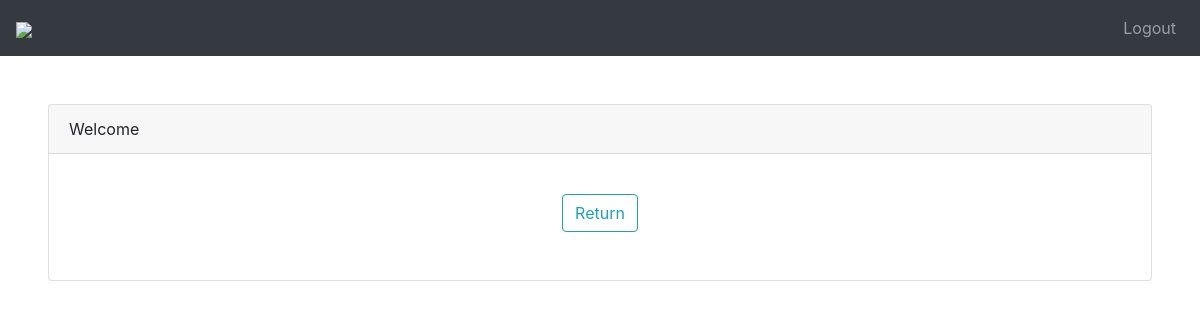
The page /message/2/ (signed in) on the database as committed earlier.
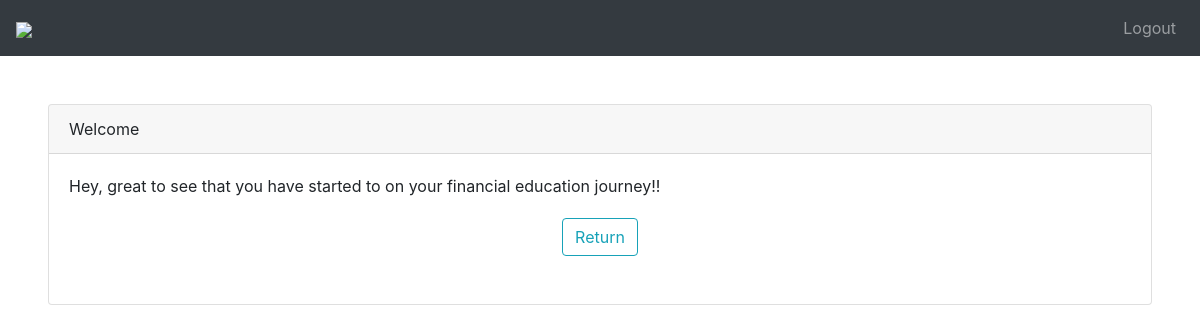
The same page on the database as committed later.
### app/models.py (models this page shows, shortened)
class MessageDescription(models.Model):
    tittle = models.CharField(max_length=75, blank=True)
    short_description = models.CharField(max_length=500, blank=True)
    description = models.TextField(max_length=5000, blank=True)

### app/views.py (the view)
# urls.py: path('message/<int:id>/', views.message,  name='message'),
@login_required
def message(request, id):
    message = MessageDescription.objects.get(pk = id)
    return render(request, 'message.html', {'message': message})

### app/templates/message.html (shortened to what this page needs)
{% extends "base.html" %}
{% block content %}
{% load widget_tweaks %}
<div class="card m-5">
    <div class="card-header">{{ message.tittle }}</div>
    <div class="card-body">
            {{ message.description }}
        </div>
        <div class="mb-5">
                <center>
                    <a href="{% url 'dashboard' %}" class="btn btn-outline-info">Return</a>
                </center>
            </div>
</div>
{% endblock %}

Rows that differ between the two databases and show on the page:
changed MessageDescription "Welcome": description (not shown) → "Hey, great to see that you have started to on your financial education journey!!"
